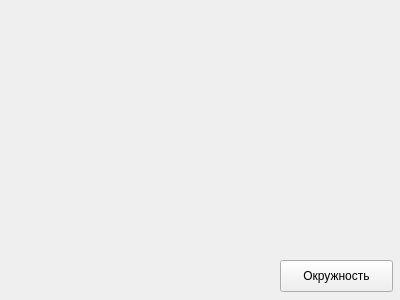
<?xml version="1.0" encoding="UTF-8"?>
<ui version="4.0">
 <class>Form</class>
 <widget class="QWidget" name="Form">
  <property name="geometry">
   <rect>
    <x>0</x>
    <y>0</y>
    <width>400</width>
    <height>300</height>
   </rect>
  </property>
  <property name="windowTitle">
   <string>Form</string>
  </property>
  <widget class="QPushButton" name="pushButton">
   <property name="geometry">
    <rect>
     <x>280</x>
     <y>260</y>
     <width>113</width>
     <height>32</height>
    </rect>
   </property>
   <property name="text">
    <string>Окружность</string>
   </property>
  </widget>
 </widget>
 <resources/>
 <connections/>
</ui>
